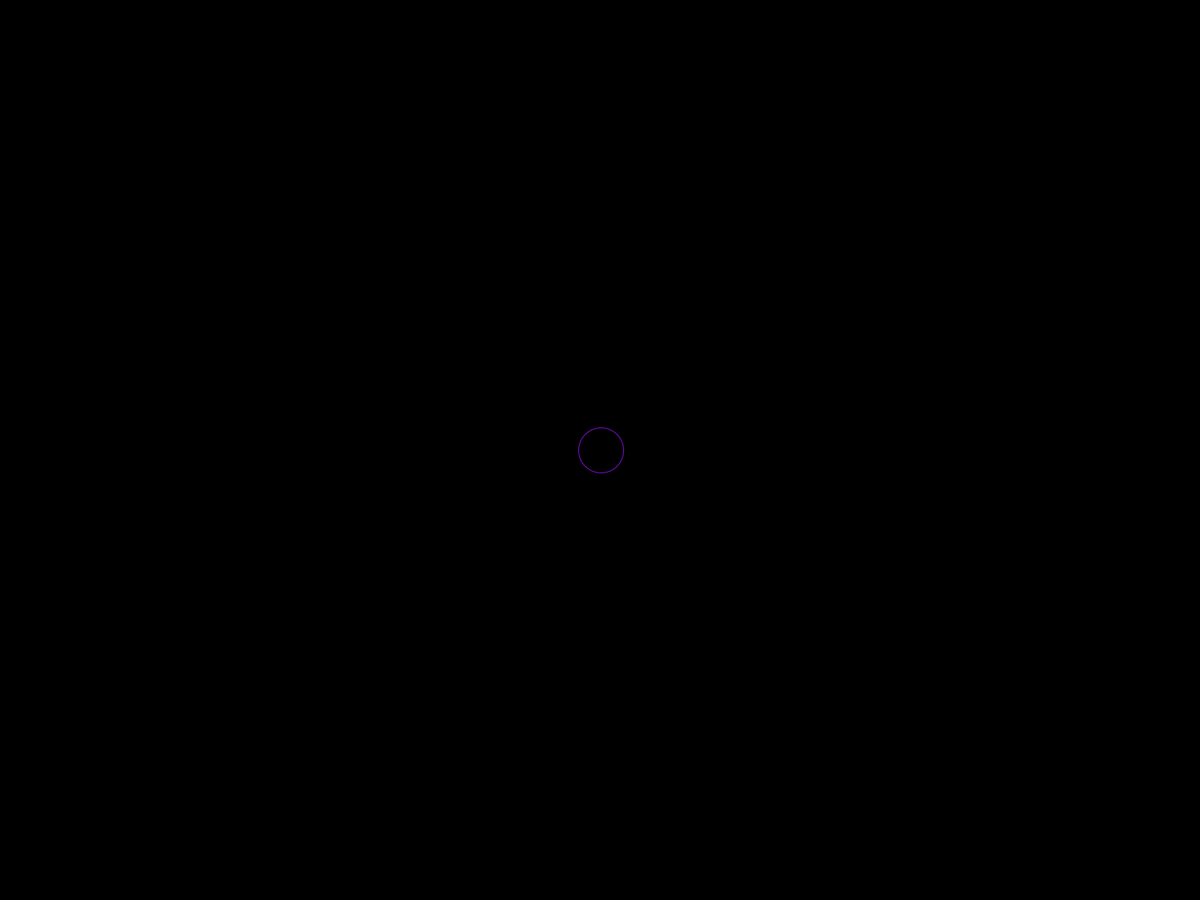
Frame 1 (no input)
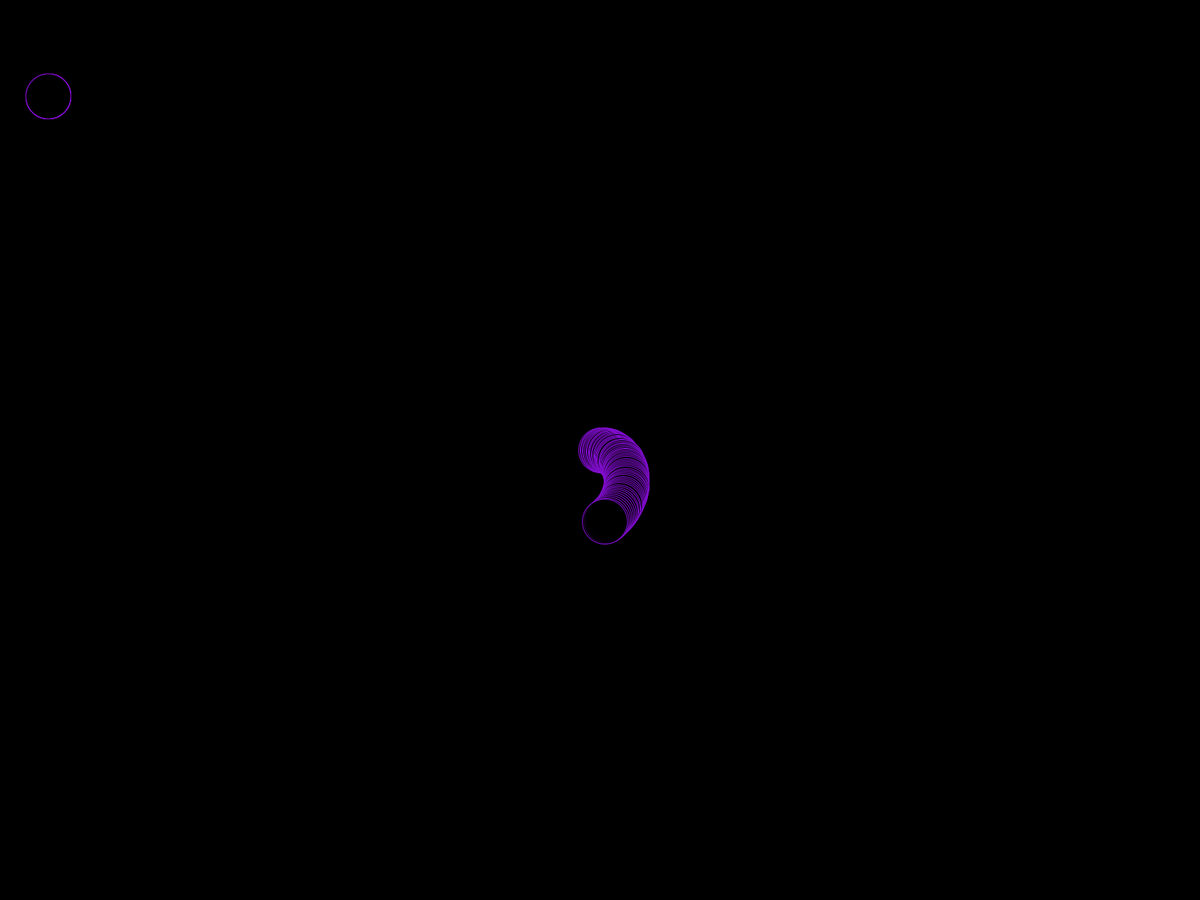
Frame 60 (the mouse pressed at the canvas centre just before this capture)
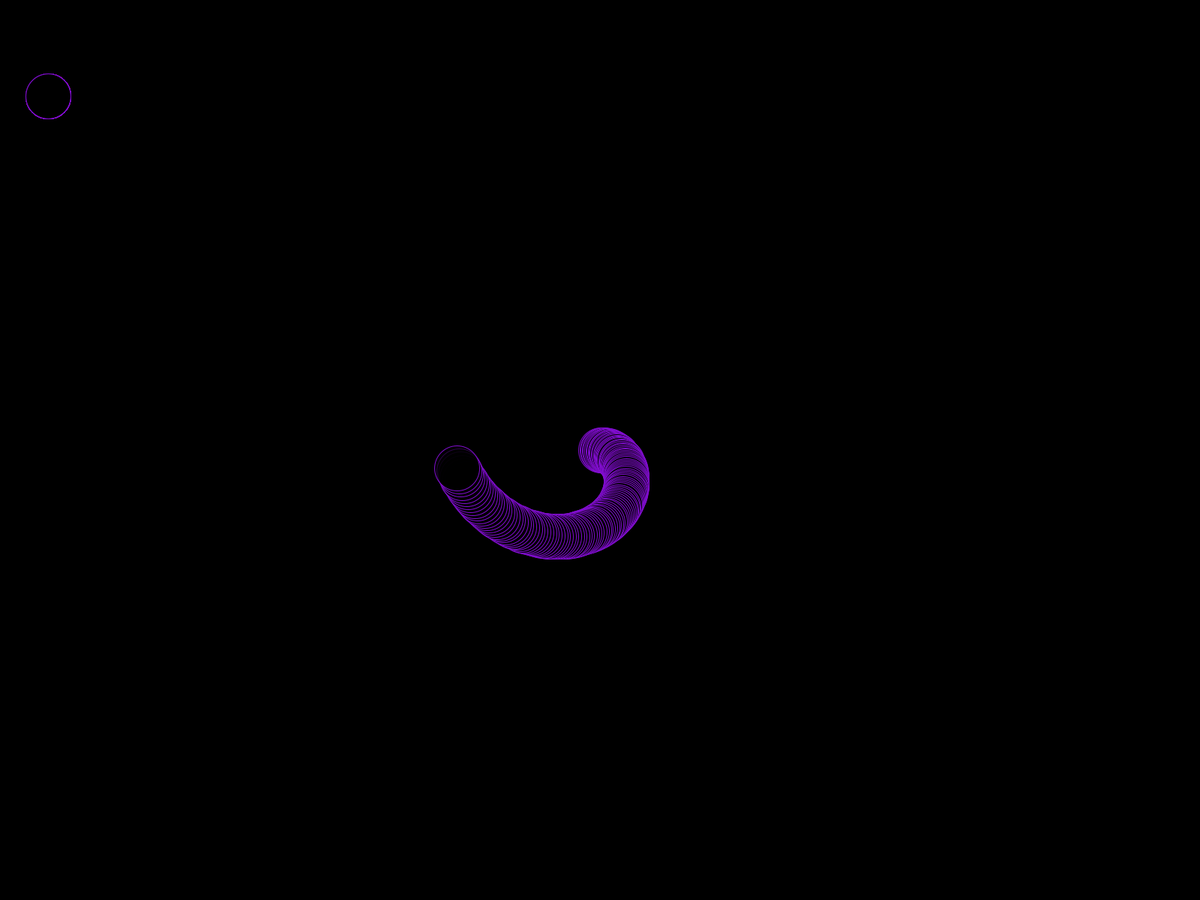
Frame 120 (the mouse held since frame 60 and released just before this capture)

The Processing sketch that drew these frames (run headless with seeded random() and noise(); from frame 60 on, the mouse is pressed at the canvas centre):

// Processing sketch: screensaver
// ── screensaver.pde
PVector linearMotion; 

PVector circularMotion; 

PVector start,stop, lerpMotion;

float interpolation =0.0;

void setup(){
  
fullScreen();
//size(2000,2000);
background(0);
noStroke();
//framerate
linearMotion = new PVector (64,64 *2);
start = new PVector (77,77 *4);
stop= new PVector (width - 77, start.y);
lerpMotion = new PVector (start.x,start.y);

linearMotion.x %= width;
circularMotion = new PVector (0,7);

}


void draw(){
int ballSize = 60;
fill(0,172);


circle (linearMotion.x,linearMotion.y,ballSize);
translate(width/2,height/2); 
// circle color 
stroke(#830DD3);
// radius and seed of circle 
float animationSpeed =.008;
float radius = sin(frameCount * animationSpeed * .100) *2000 ;

circularMotion.x = cos(frameCount * animationSpeed /2 * TAU) * radius;
circularMotion.y = sin(frameCount * animationSpeed /2 * TAU) * radius;

circle(circularMotion.x, circularMotion.y,ballSize);


}
